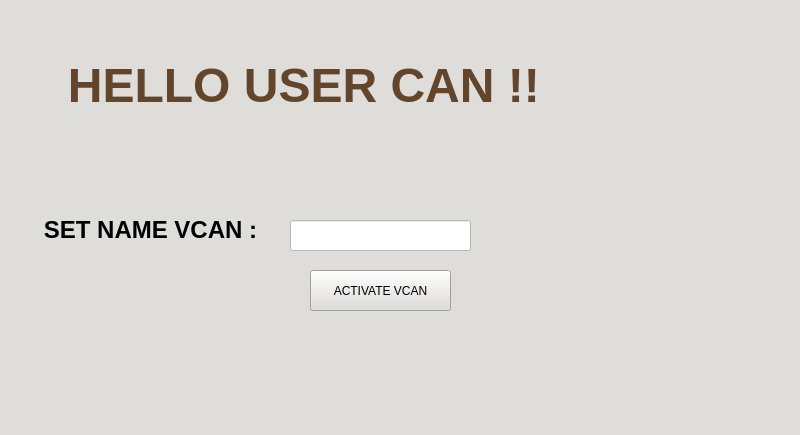
<?xml version="1.0" encoding="UTF-8"?>
<ui version="4.0">
 <class>homewindow</class>
 <widget class="QMainWindow" name="homewindow">
  <property name="geometry">
   <rect>
    <x>0</x>
    <y>0</y>
    <width>800</width>
    <height>435</height>
   </rect>
  </property>
  <property name="windowTitle">
   <string>MainWindow</string>
  </property>
  <property name="styleSheet">
   <string notr="true">background-color: rgb(222, 221, 218);</string>
  </property>
  <widget class="QWidget" name="centralwidget">
   <widget class="QLabel" name="label">
    <property name="geometry">
     <rect>
      <x>50</x>
      <y>0</y>
      <width>521</width>
      <height>171</height>
     </rect>
    </property>
    <property name="text">
     <string>&lt;html&gt;&lt;head/&gt;&lt;body&gt;&lt;p align=&quot;center&quot;&gt;&lt;span style=&quot; font-size:36pt; font-weight:700; color:#63452c;&quot;&gt;HELLO USER CAN  !! &lt;/span&gt;&lt;/p&gt;&lt;/body&gt;&lt;/html&gt;</string>
    </property>
   </widget>
   <widget class="QLabel" name="label_2">
    <property name="geometry">
     <rect>
      <x>40</x>
      <y>210</y>
      <width>221</width>
      <height>41</height>
     </rect>
    </property>
    <property name="text">
     <string>&lt;html&gt;&lt;head/&gt;&lt;body&gt;&lt;p align=&quot;center&quot;&gt;&lt;span style=&quot; font-size:18pt; font-weight:700;&quot;&gt;SET NAME VCAN :&lt;/span&gt;&lt;/p&gt;&lt;/body&gt;&lt;/html&gt;</string>
    </property>
   </widget>
   <widget class="QLineEdit" name="lineEdit">
    <property name="geometry">
     <rect>
      <x>290</x>
      <y>220</y>
      <width>181</width>
      <height>31</height>
     </rect>
    </property>
    <property name="whatsThis">
     <string>&lt;html&gt;&lt;head/&gt;&lt;body&gt;&lt;p align=&quot;center&quot;&gt;&lt;br/&gt;&lt;/p&gt;&lt;/body&gt;&lt;/html&gt;</string>
    </property>
    <property name="styleSheet">
     <string notr="true">background-color: rgb(255, 255, 255);</string>
    </property>
   </widget>
   <widget class="QPushButton" name="pushButton">
    <property name="geometry">
     <rect>
      <x>310</x>
      <y>270</y>
      <width>141</width>
      <height>41</height>
     </rect>
    </property>
    <property name="whatsThis">
     <string>&lt;html&gt;&lt;head/&gt;&lt;body&gt;&lt;p align=&quot;center&quot;&gt;&lt;br/&gt;&lt;/p&gt;&lt;/body&gt;&lt;/html&gt;</string>
    </property>
    <property name="text">
     <string>ACTIVATE VCAN</string>
    </property>
   </widget>
   <widget class="QLabel" name="label_3">
    <property name="enabled">
     <bool>true</bool>
    </property>
    <property name="geometry">
     <rect>
      <x>570</x>
      <y>150</y>
      <width>171</width>
      <height>131</height>
     </rect>
    </property>
    <property name="styleSheet">
     <string notr="true">image: url(:/adem/download.png);</string>
    </property>
    <property name="text">
     <string/>
    </property>
   </widget>
  </widget>
  <widget class="QMenuBar" name="menubar">
   <property name="geometry">
    <rect>
     <x>0</x>
     <y>0</y>
     <width>800</width>
     <height>22</height>
    </rect>
   </property>
  </widget>
  <widget class="QStatusBar" name="statusbar"/>
 </widget>
 <tabstops>
  <tabstop>pushButton</tabstop>
  <tabstop>lineEdit</tabstop>
 </tabstops>
 <resources/>
 <connections/>
</ui>
